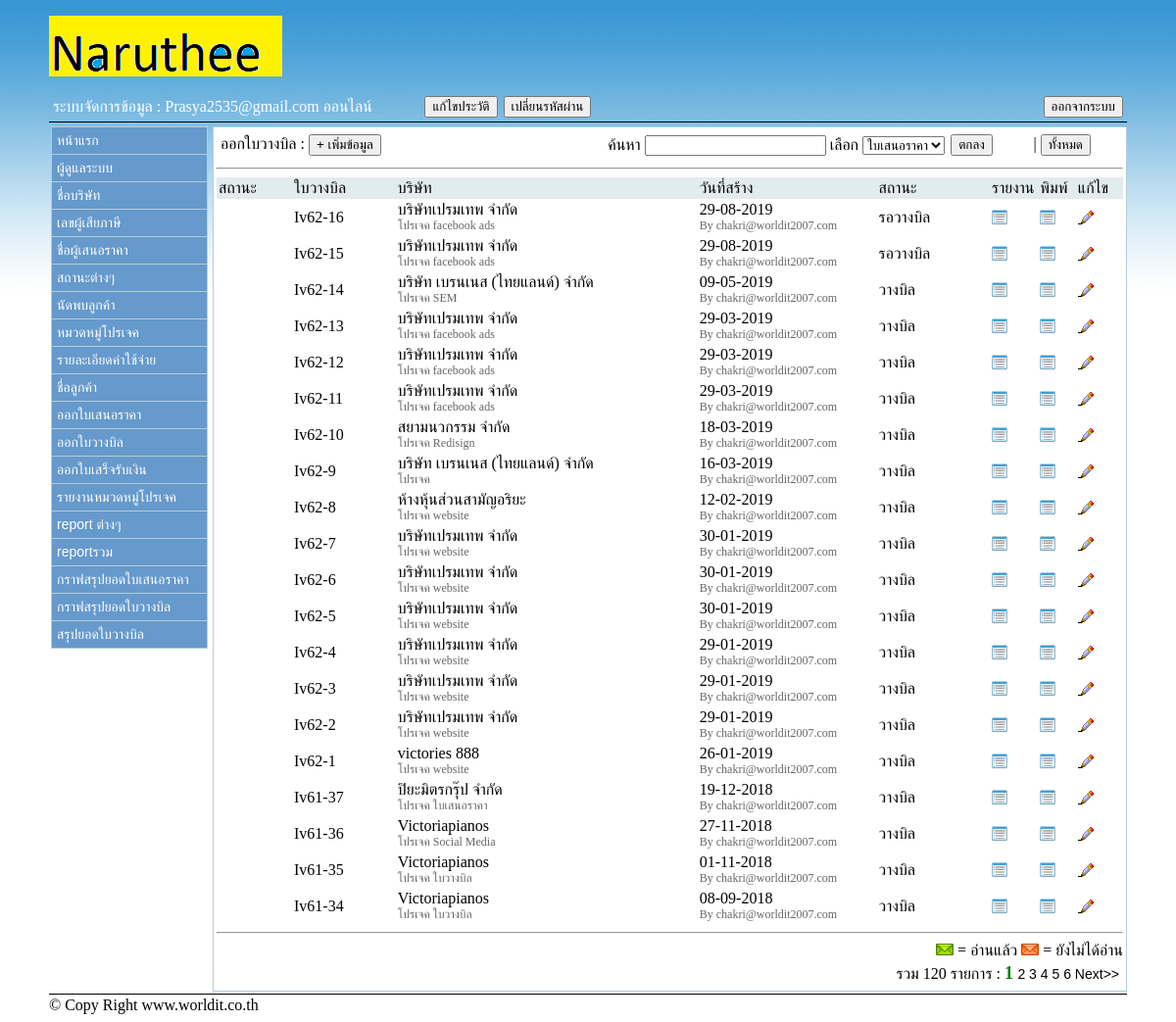
/admin/billing1.php (signed in), run on the app's committed database.
### tables this page shows
CREATE TABLE IF NOT EXISTS `billing` (
  `billing_num` int(11) NOT NULL AUTO_INCREMENT,
  `billing_id` varchar(20) NOT NULL,
  `customers_p_id` int(20) NOT NULL,
  `customers_id` int(20) NOT NULL,
  `billing_attn` varchar(200) NOT NULL,
  `billing_co` varchar(200) NOT NULL,
  `billing_web` varchar(200) NOT NULL,
  `billing_tel` varchar(20) NOT NULL,
  `billing_fax` varchar(20) NOT NULL,
  `billing_mail` text NOT NULL,
  `billing_taxpayer` varchar(13) NOT NULL,
  `billing_date` date NOT NULL,
  `billing_address` text NOT NULL,
  `billing_date_end` date NOT NULL,
  `billing_from` varchar(200) NOT NULL,
  `billing_amount_th` varchar(200) NOT NULL,
  `billing_amount_en` decimal(10,2) NOT NULL,
  `billing_amount_vat` decimal(10,2) NOT NULL,
  `billing_amount_sum` decimal(10,2) NOT NULL,
  `billing_approve` varchar(200) NOT NULL,
  `billing_poster` varchar(100) NOT NULL,
  `billing_updater` varchar(100) NOT NULL,
  `billing_date1` datetime NOT NULL,
  `billing_update` datetime NOT NULL,
  `billing_publish` int(2) NOT NULL,
  PRIMARY KEY (`billing_num`,`billing_id`)
);

CREATE TABLE IF NOT EXISTS `customers_project` (
  `customers_p_id` bigint(20) NOT NULL AUTO_INCREMENT,
  `project_c_id` int(3) NOT NULL,
  `customers_id` int(20) NOT NULL,
  `customers_p_name` varchar(200) NOT NULL,
  `customers_p_poster` varchar(100) NOT NULL,
  `customers_p_updater` varchar(100) NOT NULL,
  `customers_p_date` datetime NOT NULL,
  `customers_p_update` datetime NOT NULL,
  `customers_p_publish` enum('Yes','No') NOT NULL,
  PRIMARY KEY (`customers_p_id`)
);

CREATE TABLE IF NOT EXISTS `status_billing` (
  `status_b_id` int(11) NOT NULL AUTO_INCREMENT,
  `status_b_name` varchar(200) NOT NULL,
  `status_b_s` int(11) NOT NULL,
  `status_b_publish` enum('Yes','No') NOT NULL,
  PRIMARY KEY (`status_b_id`)
);

### connect/function.php (called while the page is built, shortened)
<?php
					function chkBrowser($nameBroser){
    return preg_match("/".$nameBroser."/",$_SERVER['HTTP_USER_AGENT']);
}
					function dateform($getdate){
						$date  = substr($getdate,8,2);
						$month = substr($getdate,5,2);
						$year  = substr($getdate,0,4);
						$str_date = $date."-".$month."-".$year;
						return $str_date;
					}
?>

### admin/billing1.php (the view, shortened to what this page needs)
<?
	include "../connect/function.php";
?>
<!DOCTYPE html PUBLIC "-//W3C//DTD XHTML 1.0 Transitional//EN" "http://www.w3.org/TR/xhtml1/DTD/xhtml1-transitional.dtd">
<html xmlns="http://www.w3.org/1999/xhtml">
<head>
<?php
	if(chkBrowser("MSIE")==1){
	 $style="style";
	if(chkBrowser("MSIE 8")==1){
    $style="style";
    }elseif(chkBrowser("MSIE 7")==1){
    $style="style";
    }elseif(chkBrowser("MSIE 6")==1){
    $style="style";
    }else{
     $style="style";
    }
}elseif(chkBrowser("Firefox")==1){
    $style="style_firefox";
}elseif(chkBrowser("Chrome")==1){
    $style="style";
}elseif(chkBrowser("Chrome")==0 && chkBrowser("Safari")==1){
    $style="style";
}elseif(chkBrowser("Opera")==1){
    $style="style";
}elseif(chkBrowser("Netscape")==1){
    $style="style";
}else{
   $style="style";
}
?>
<link href="<?=$style?>.css" rel="stylesheet" type="text/css" />
<link rel="stylesheet" type="text/css" href="css/dd.css" />
</head>
<body  Onload="<? if ($_GET[action]=="add"){ echo'CreateNewRow2()';}?>">
<div class="cloth">
	<? include "include_top.php";?>
	<div class="top_bar"></div>
	<div class="shirt">
		<div class="shirt_left">
			<? include "include_menu.php";?>
		</div>
		<div class="shirt_right">
			<form method="get" action="billing1.php" name="form2" onSubmit="return checkvalue2()">
			  <table width="100%">
                <tr>
                  <td width="34%"> ออกใบวางบิล :
                    <input name="button" type="button" value="+ เพิ่มข้อมูล" onclick="window.location='billing1_customers.php?action=add';"/></td>
                  <td width="47%" align="right">ค้นหา
                    <input name="search" type="text" id="search" value="<?=$_SESSION["str_search"]?>" />
                    เลือก
                    <select name="search1" id="search1">
                      <option value="billing_id" <?php if (!(strcmp($_GET[search1], "billing_id"))) {echo "selected=\"selected\"";} ?>>ใบเสนอราคา</option>
                  </select></td>
                  <td width="9%"><input type="submit" name="Submit3" value="ตกลง" />
                  </td>
                  <td width="10%"> |
                    <input type="button" name="Submit2"   value="ทั้งหมด" onclick="window.location='billing1.php?all=true';"/>
                  </td>
                </tr>
              </table>
		  </form>
			<hr/>
	<form name="list" method="post" action="?action=del_sel" onsubmit="return ConfAll()">
	  <table width="100%" bbilling="0" cellspacing="0">
        <?
		$i=0;
		if( $_SESSION["str_search"] ==""){
			$tel = "select *
					from    billing
					 ";
		} else {
		$search=$_GET[search1];
			$tel = "select *
					from    billing
					where
						   $search like '%".$_SESSION["str_search"]."%'";
		}
				$objQuery = mysql_query($tel) or die ("Error Query [".$tel."]");
				$Num_Rows = mysql_num_rows($objQuery);
				$Per_Page = 20;
				$Page = $_GET["Page"];
				if(!$_GET["Page"])
				{
					$Page=1;
				}
				$Next_Page = $Page+1;
				$Page_Start = (($Per_Page*$Page)-$Per_Page);
				if($Num_Rows<=$Per_Page)
				{
					$Num_Pages =1;
				}
				else if(($Num_Rows % $Per_Page)==0)
				{
					$Num_Pages =($Num_Rows/$Per_Page) ;
				}
				else
				{
					$Num_Pages =($Num_Rows/$Per_Page)+1;
					$Num_Pages = (int)$Num_Pages;
				}
				$tel .=" order  BY ".$_GET['stack']." ".$_GET['type_stack']." LIMIT $Page_Start , $Per_Page";
				$objQuery  = mysql_query($tel);
	?>
        <thead>
          <tr>
            <td width="8%">สถานะ</td>
            <td width="11%"><? if($_GET['type_stack']=="" || $_GET['type_stack']=="DESC"){?>
                <a href="?stack=billing_num&amp;type_stack=ASC" style="text-decoration:none; color:#000000;">ใบวางบิล</a>
                <? }else { ?>
                <a href="?stack=billing_num&amp;type_stack=DESC" style="text-decoration:none; color:#000000;">ใบวางบิล</a>
                <? } ?>            </td>
            <td width="32%"><? if($_GET['type_stack']=="" || $_GET['type_stack']=="DESC"){?>
                <a href="?stack=billing_co&amp;type_stack=ASC" style="text-decoration:none; color:#000000;">บริษัท </a>
                <? }else { ?>
                <a href="?stack=billing_co&amp;type_stack=DESC" style="text-decoration:none; color:#000000;">บริษัท </a>
                <? } ?>            </td>
            <td width="19%"><? if($_GET['type_stack']=="" || $_GET['type_stack']=="DESC"){?>
                <a href="?stack=billing_date1&amp;type_stack=ASC" style="text-decoration:none; color:#000000;">วันที่สร้าง</a>
                <? }else { ?>
                <a href="?stack=billing_date1&amp;type_stack=DESC" style="text-decoration:none; color:#000000;">วันที่สร้าง</a>
                <? } ?>            </td>
            <td width="12%"><a href="?stack=admin_publish&amp;type_stack=ASC" style="text-decoration:none; color:#000000;">สถานะ</a></td>
            <td width="5%">รายงาน</td>
            <td width="4%">พิมพ์</td>
            <td width="5%">แก้ไข</td>
          </tr>
        </thead>
        <tbody>
          <?
		while($rs = mysql_fetch_array($objQuery )){
		$i++;
	?>
          <tr id="tr<?=$i?>" onmouseover='mOvr(this,&quot;#E6E6E6&quot;);' onmouseout='mOut(this,&quot;#ffffff&quot;);'>
            <td><?
			$i=0;
			?>
			  ?></td>
            <td><?=$rs['billing_id']?>            </td>
            <td><?=$rs['billing_co']?>
              <br/>
              <font class="text_small_gray">โปรเจค <?
			  $tel_one1 = "select *
					from    customers_project
					where
						   customers_p_id = '".$rs["customers_p_id"]."'";
			$get_one1 = mysql_query($tel_one1);
			$rs_one1 = mysql_fetch_array($get_one1);
			 echo $rs_one1[customers_p_name];
			  ?>
              </font></td>
            <td><?=dateform($rs['billing_date1'])?>
                <br/>
                <font class="text_small_gray">By
                  <?=$rs['billing_poster']?>
                </font> </td>
            <td><?
			$tel_one = "select  *
						from    status_billing
						where
						   	   status_b_id = '$rs[billing_publish]' and status_b_publish ='Yes' order by status_b_id  ASC";
			$get_one = mysql_query($tel_one);
			while($rs_one = mysql_fetch_array($get_one))
			{ echo"$rs_one[status_b_name]"; } ?></td>
            <td><a href="?view=true&amp;billing_id=<?=$rs["billing_id"];?>"><img src="images/view.png" onmouseover="this.style.width = '20px'" onmouseout="this.style.width = '16px'"/></a><a href="?fix=true&amp;billing_id=<?=$rs["billing_id"];?>"></a> </td>
            <td><a href="MPDF56/examples/re_billing1.php?billing_id=<?=$rs["billing_id"];?>" target="_blank"> <img src="images/view.png" onmouseover="this.style.width = '20px'" onmouseout="this.style.width = '16px'"/> </a> </td>
            <td><a href="?fix=true&amp;billing_id=<?=$rs["billing_id"];?>"> <img src="images/b_edit.png" onmouseover="this.style.width = '20px'" onmouseout="this.style.width = '16px'"/> </a> </td>
          <?
		}
	?>
        </tbody>
      </table>
	  <hr/>
	<div style="float:right"><img src="images/f_poll.gif" /> = อ่านแล้ว <img src="images/f_hot.gif"/> = ยังไม่ได้อ่าน</div>
	<table width="100%">
		<tr>
			<td width="30%">&nbsp;</td>
		  <td width="70%" align="right">
				<div class="general">รวม
				  <?= $Num_Rows;?> รายการ :
				<?
				for($i=1; $i<=$Num_Pages; $i++){
					if($i != $Page)
					{
						echo "<a href='$_SERVER[SCRIPT_NAME]?Page=$i&stack=".$_GET['stack']."&type_stack=".$_GET['type_stack']."'> $i </a>";
					}
					else
					{
						echo " <font size=4 color=green><b> $i </b></font> ";
					}
				}
				if($Page!=$Num_Pages)
				{
					echo " <a href ='$_SERVER[SCRIPT_NAME]?Page=$Next_Page&stack=".$_GET['stack']."&type_stack=".$_GET['type_stack']."'>Next>></a> ";
				}
				?>
				</div>
			</td>
		</tr>
	</table>
	</form>
		</div>
	</div>
	<div class="down_bar"></div>
	<? include "include_down.php";?>
</div>
</body>
</html>

### admin/style.css (style rules this page uses)
body { background:url(images/Untitled-2.png) repeat-x; }
img { border:0px; }
thead td { background-color:#E2EBED; }
td { padding:2px; }
.cloth { width:1100px; margin: 0px auto; border-color:#00FF33; }
.top_bar { width:1100px; height:1px; background-color:#000000; margin-bottom:2px; }
.shirt { width:1100px; padding:2px; float:left; }
.shirt_left { width:160px; background-color:#999999; float:left; }
.shirt_right { margin-left:5px; padding:3px; width:925px; background-color:#FFFFFF; float:left; border:1px solid #b3cdd4; border-collapse: collapse; }
.down_bar { width:1100px; height:1px; background-color:#000000; margin-bottom:2px; float:left }
.general a { font-family: sans-serif; font-size: 14px; font-weight: normal; color: #000000; text-decoration:none; }
.text_small_gray { color:#666666; font-size:12px; }

### data on the page
billing: billing "Iv62-16", billing_co "บริษัทเปรมเทพ จำกัด", customers_p.customers_p_name "facebook ads", billing_date1 "29-08-2019", billing_poster "chakri@worldit2007.com"
status_billing: status_b_name "รอวางบิล"
billing: billing "Iv62-15", billing_co "บริษัทเปรมเทพ จำกัด", customers_p.customers_p_name "facebook ads", billing_date1 "29-08-2019", billing_poster "chakri@worldit2007.com"
billing: billing "Iv62-14", billing_co "บริษัท เบรนเนส (ไทยแลนด์) จำกัด", customers_p.customers_p_name "SEM", billing_date1 "09-05-2019", billing_poster "chakri@worldit2007.com"
status_billing: status_b_name "วางบิล"
billing: billing "Iv62-13", billing_co "บริษัทเปรมเทพ จำกัด", customers_p.customers_p_name "facebook ads", billing_date1 "29-03-2019", billing_poster "chakri@worldit2007.com"
billing: billing "Iv62-12", billing_co "บริษัทเปรมเทพ จำกัด", customers_p.customers_p_name "facebook ads", billing_date1 "29-03-2019", billing_poster "chakri@worldit2007.com"
billing: billing "Iv62-11", billing_co "บริษัทเปรมเทพ จำกัด", customers_p.customers_p_name "facebook ads", billing_date1 "29-03-2019", billing_poster "chakri@worldit2007.com"
billing: billing "Iv62-10", billing_co "สยามนวกรรม จำกัด", customers_p.customers_p_name "Redisign", billing_date1 "18-03-2019", billing_poster "chakri@worldit2007.com"
billing: billing "Iv62-9", billing_co "บริษัท เบรนเนส (ไทยแลนด์) จำกัด", billing_date1 "16-03-2019", billing_poster "chakri@worldit2007.com"
billing: billing "Iv62-8", billing_co "ห้างหุ้นส่วนสามัญอริยะ", customers_p.customers_p_name "website", billing_date1 "12-02-2019", billing_poster "chakri@worldit2007.com"
billing: billing "Iv62-7", billing_co "บริษัทเปรมเทพ จำกัด", customers_p.customers_p_name "website", billing_date1 "30-01-2019", billing_poster "chakri@worldit2007.com"
billing: billing "Iv62-6", billing_co "บริษัทเปรมเทพ จำกัด", customers_p.customers_p_name "website", billing_date1 "30-01-2019", billing_poster "chakri@worldit2007.com"
billing: billing "Iv62-5", billing_co "บริษัทเปรมเทพ จำกัด", customers_p.customers_p_name "website", billing_date1 "30-01-2019", billing_poster "chakri@worldit2007.com"
billing: billing "Iv62-4", billing_co "บริษัทเปรมเทพ จำกัด", customers_p.customers_p_name "website", billing_date1 "29-01-2019", billing_poster "chakri@worldit2007.com"
billing: billing "Iv62-3", billing_co "บริษัทเปรมเทพ จำกัด", customers_p.customers_p_name "website", billing_date1 "29-01-2019", billing_poster "chakri@worldit2007.com"
billing: billing "Iv62-2", billing_co "บริษัทเปรมเทพ จำกัด", customers_p.customers_p_name "website", billing_date1 "29-01-2019", billing_poster "chakri@worldit2007.com"
billing: billing "Iv62-1", billing_co "victories 888", customers_p.customers_p_name "website", billing_date1 "26-01-2019", billing_poster "chakri@worldit2007.com"
billing: billing "Iv61-37", billing_co "ปิยะมิตรกรุ๊ป จำกัด", customers_p.customers_p_name "ใบเสนอราคา", billing_date1 "19-12-2018", billing_poster "chakri@worldit2007.com"
billing: billing "Iv61-36", billing_co "Victoriapianos", customers_p.customers_p_name "Social Media", billing_date1 "27-11-2018", billing_poster "chakri@worldit2007.com"
billing: billing "Iv61-35", billing_co "Victoriapianos", customers_p.customers_p_name "ใบวางบิล", billing_date1 "01-11-2018", billing_poster "chakri@worldit2007.com"
billing: billing "Iv61-34", billing_co "Victoriapianos", customers_p.customers_p_name "ใบวางบิล", billing_date1 "08-09-2018", billing_poster "chakri@worldit2007.com"

### other printed values
$_SESSION["str_admin_email"] "Prasya2535@gmail.com"
$Num_Rows "120"
